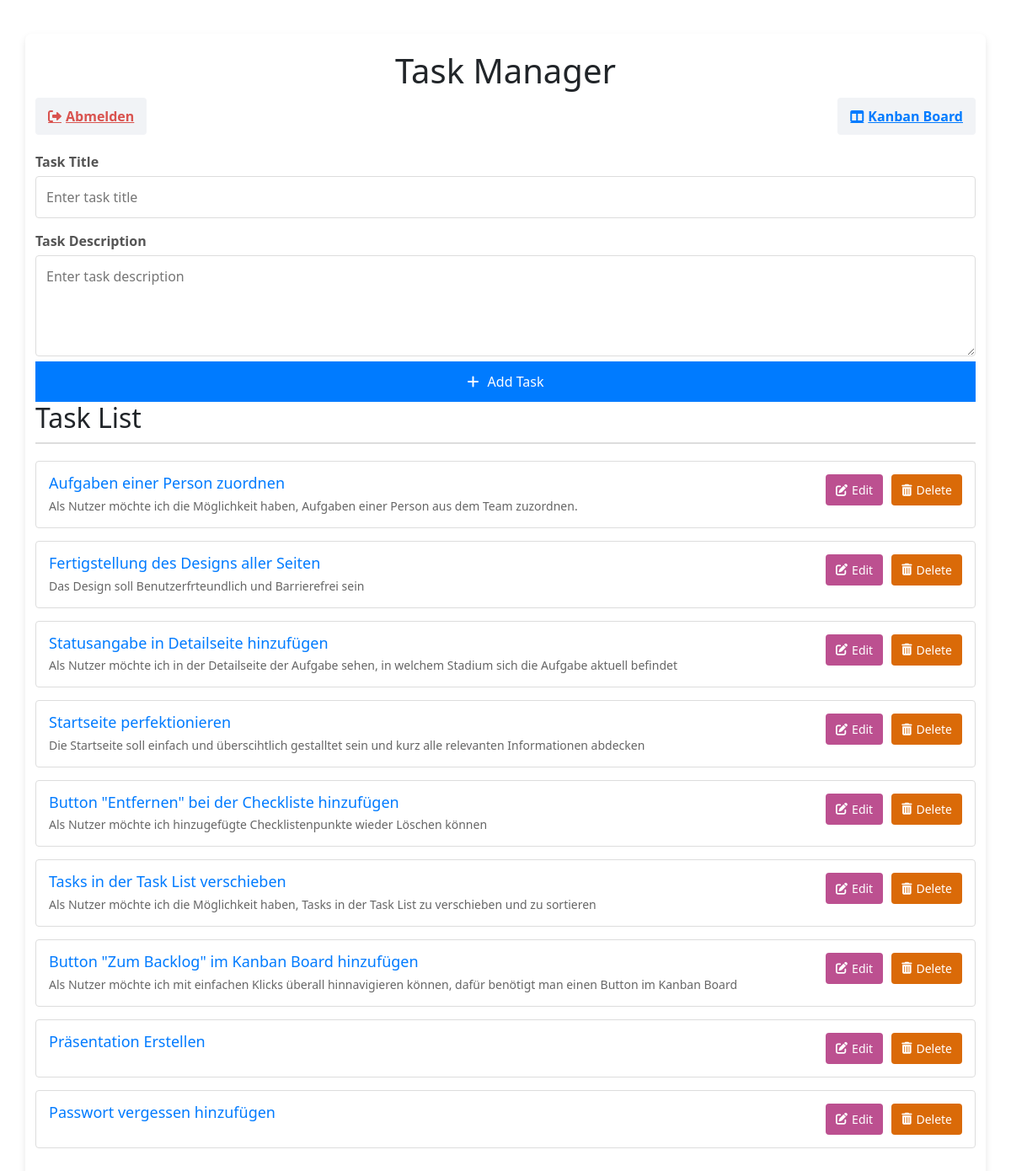
The page /task_manager/ on the database as committed earlier.
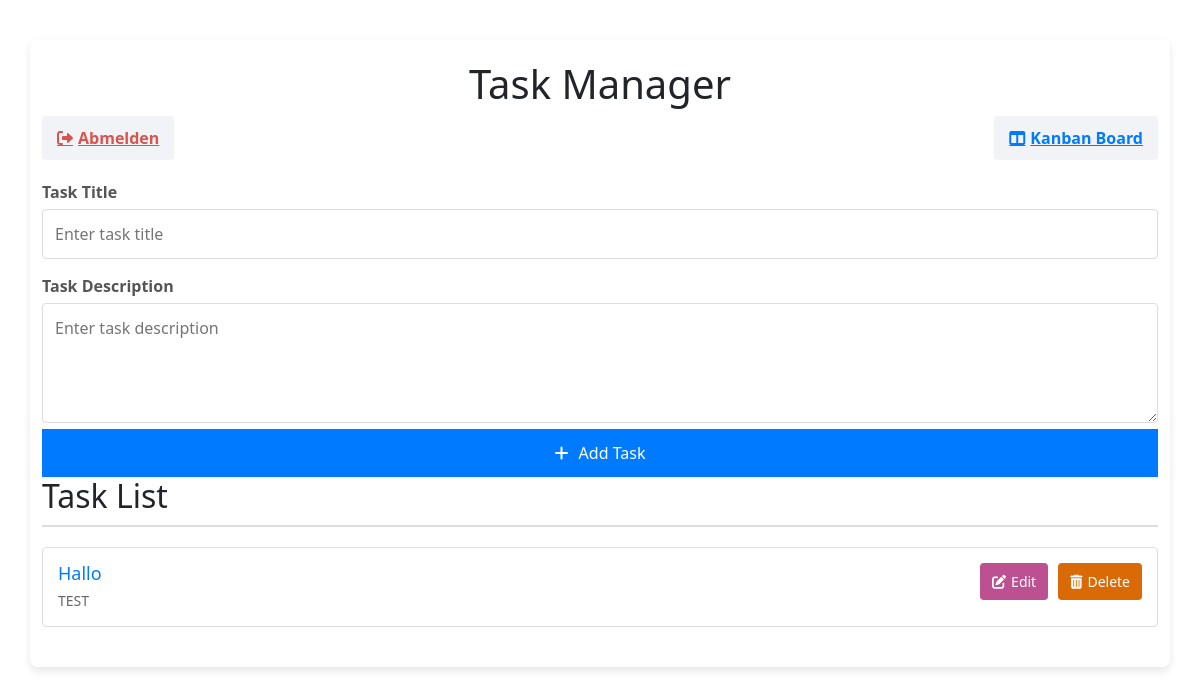
The same page on the database as committed later.
### tables this page shows
CREATE TABLE tasks (
        id INTEGER PRIMARY KEY AUTOINCREMENT,
        title TEXT NOT NULL,
        description TEXT,
        status TEXT NOT NULL CHECK (status IN ('To Do', 'In Progress', 'In QA', 'Done'))
        , created_by TEXT);

### Task_Manager.py (the view)
@task_manager.route('/')
def Task_Manager():
    conn = get_db_connection()
    tasks = conn.execute('SELECT * FROM tasks').fetchall()
    conn.close()
    return render_template('task_manager.html', tasks=tasks)

### Task_Manager.py (called while the page is built)
def get_db_connection():
    conn = sqlite3.connect('nutzer.db')
    conn.row_factory = sqlite3.Row  # Ergebnisse als Dictionary-ähnliche Objekte zurückgeben
    return conn

### app.py (called while the page is built)
@app.context_processor
def inject_is_admin():
    return {'is_admin': session.get('role') == 'Admin'}

### templates/Task_Manager.html (shortened to what this page needs)
<!DOCTYPE html>
<html lang="en">
<head>
    <link rel="stylesheet" href="/static/task_manager.css">
    <link rel="stylesheet" href="https://cdnjs.cloudflare.com/ajax/libs/font-awesome/6.0.0-beta3/css/all.min.css">
<link rel="stylesheet" href="https://cdnjs.cloudflare.com/ajax/libs/bootstrap/5.3.0/css/bootstrap.min.css">
</head>
<body>
    <div class="container">
        <h1>Task Manager</h1>
        <div class="nav-links">
            <a href="/abmelden" class="btn-link logout"><i class="fas fa-sign-out-alt"></i> Abmelden</a>
            <a href="/kanban_board" class="btn-link"><i class="fas fa-columns"></i> Kanban Board</a>
        </div>
        <form action="/task_manager/add_task" method="POST" class="task-form">
            <label for="title">Task Title</label>
            <input type="text" id="title" name="title" placeholder="Enter task title" required>
            <label for="description">Task Description</label>
            <textarea id="description" name="description" placeholder="Enter task description"></textarea>
            <button type="submit"><i class="fas fa-plus"></i> Add Task</button>
        </form>
        <h2>Task List</h2>
        <ul class="task-list">
            {% for task in tasks %}
                <li>
                    <div class="task-details">
                        <h3>{{ task['title'] }}</h3>
                        <p>{{ task['description'] }}</p>
                    </div>
                    <div class="actions">
                        <a href="/task_manager/edit_task/{{ task['id'] }}" class="edit-btn"><i class="fas fa-edit"></i> Edit</a>
                        <form action="/task_manager/delete_task/{{ task['id'] }}" method="POST">
                            <button type="submit" class="delete-btn"><i class="fas fa-trash-alt"></i> Delete</button>
                        </form>
                    </div>
                </li>
            {% endfor %}
        </ul>
    </div>
</body>
</html>

### static/Task_Manager.css (style rules this page uses)
body { font-family: 'Arial', sans-serif; font-size: 18px; background-color: #f5f5f5; color: #333; margin: 0; padding: 0; }
.container { max-width: 600px; margin: 40px auto; background: #ffffff; padding: 20px; border-radius: 8px; box-shadow: 0 4px 8px rgba(0, 0, 0, 0.1); }
h1 { text-align: center; color: #007bff; margin-bottom: 20px; }
.nav-links { display: flex; justify-content: center; justify-content: space-between; gap: 100px; margin-bottom: 20px; }
.btn-link { text-decoration: none; font-weight: bold; color: #007bff; background: #f1f3f6; padding: 10px 15px; border-radius: 4px; display: flex; align-items: center; gap: 5px; transition: background-color 0.2s ease; }
.logout { color: #d9534f; }
.task-form label { display: block; margin: 15px 0 5px; font-weight: bold; color: #555; }
input, textarea { width: 100%; padding: 12px; margin-bottom: 15px; font-size: 16px; border: 1px solid #ddd; border-radius: 4px; box-sizing: border-box; }
textarea { height: 120px; resize: vertical; }
button { width: 100%; padding: 12px; font-size: 16px; color: white; background: #007bff; border: none; border-radius: 4px; cursor: pointer; display: flex; justify-content: center; align-items: center; gap: 10px; transition: background-color 0.3s ease; }
h2 { margin-top: 30px; font-size: 22px; border-bottom: 2px solid #ddd; padding-bottom: 10px; color: #333; }
.task-list { list-style: none; padding: 0; margin: 20px 0; }
.task-list li { display: flex; justify-content: space-between; align-items: flex-start; padding: 15px; border: 1px solid #ddd; border-radius: 4px; margin-bottom: 15px; background: #ffffff; transition: transform 0.2s ease; }
.task-details h3 { margin: 0 0 5px; font-size: 18px; color: #007bff; }
.task-details p { margin: 0; font-size: 14px; color: #666; }
.actions { display: flex; gap: 10px; }
.actions a, .actions button { text-decoration: none; font-size: 14px; color: white; border: none; border-radius: 4px; padding: 8px 12px; cursor: pointer; display: flex; align-items: center; gap: 5px; }
.edit-btn { background: #bc5090; }
.delete-btn { background: rgb(218, 106, 8); }

Rows that differ between the two databases and show on the page:
removed tasks: title "Aufgaben einer Person zuordnen", description "Als Nutzer möchte ich die Möglichkeit haben, Aufgaben einer Person aus dem Team zuzordnen."
removed tasks: title "Fertigstellung des Designs aller Seiten", description "Das Design soll Benutzerfrteundlich und Barrierefrei sein"
removed tasks: title "Statusangabe in Detailseite hinzufügen", description "Als Nutzer möchte ich in der Detailseite der Aufgabe sehen, in welchem Stadium sich die Aufgabe aktuell befindet"
removed tasks: title "Startseite perfektionieren", description "Die Startseite soll einfach und überscihtlich gestalltet sein und kurz alle relevanten Informationen abdecken"
removed tasks: title "Button \"Entfernen\" bei der Checkliste hinzufügen", description "Als Nutzer möchte ich hinzugefügte Checklistenpunkte wieder Löschen können"
removed tasks: title "Tasks in der Task List verschieben", description "Als Nutzer möchte ich die Möglichkeit haben, Tasks in der Task List zu verschieben und zu sortieren"
removed tasks: title "Button \"Zum Backlog\" im Kanban Board hinzufügen", description "Als Nutzer möchte ich mit einfachen Klicks überall hinnavigieren können, dafür benötigt man einen Button im Kanban Board"
removed tasks: title "Präsentation Erstellen"
removed tasks: title "Passwort vergessen hinzufügen"
added tasks: title "Hallo", description "TEST"
